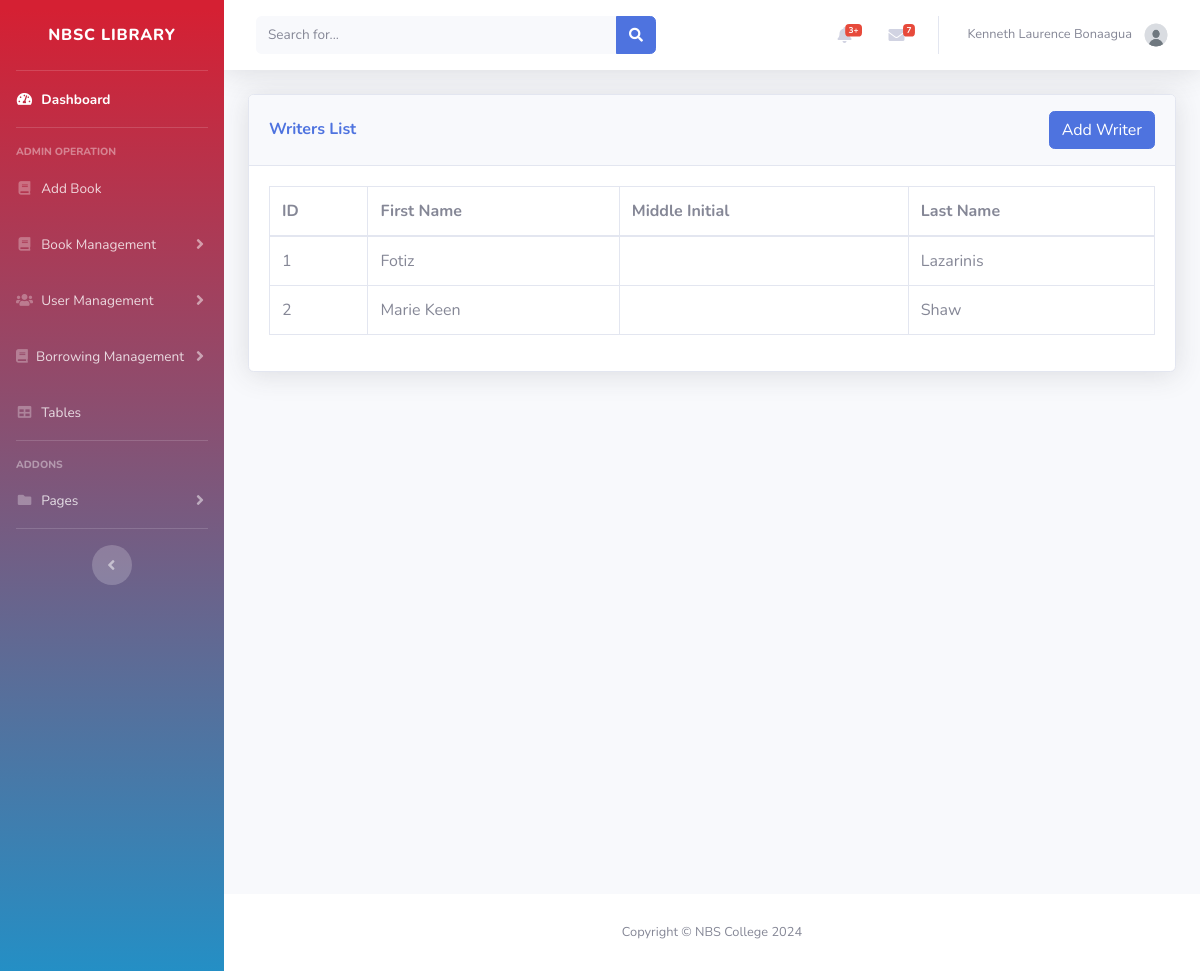
Page /Admin/writers_list.php (signed in) on the earlier database version.
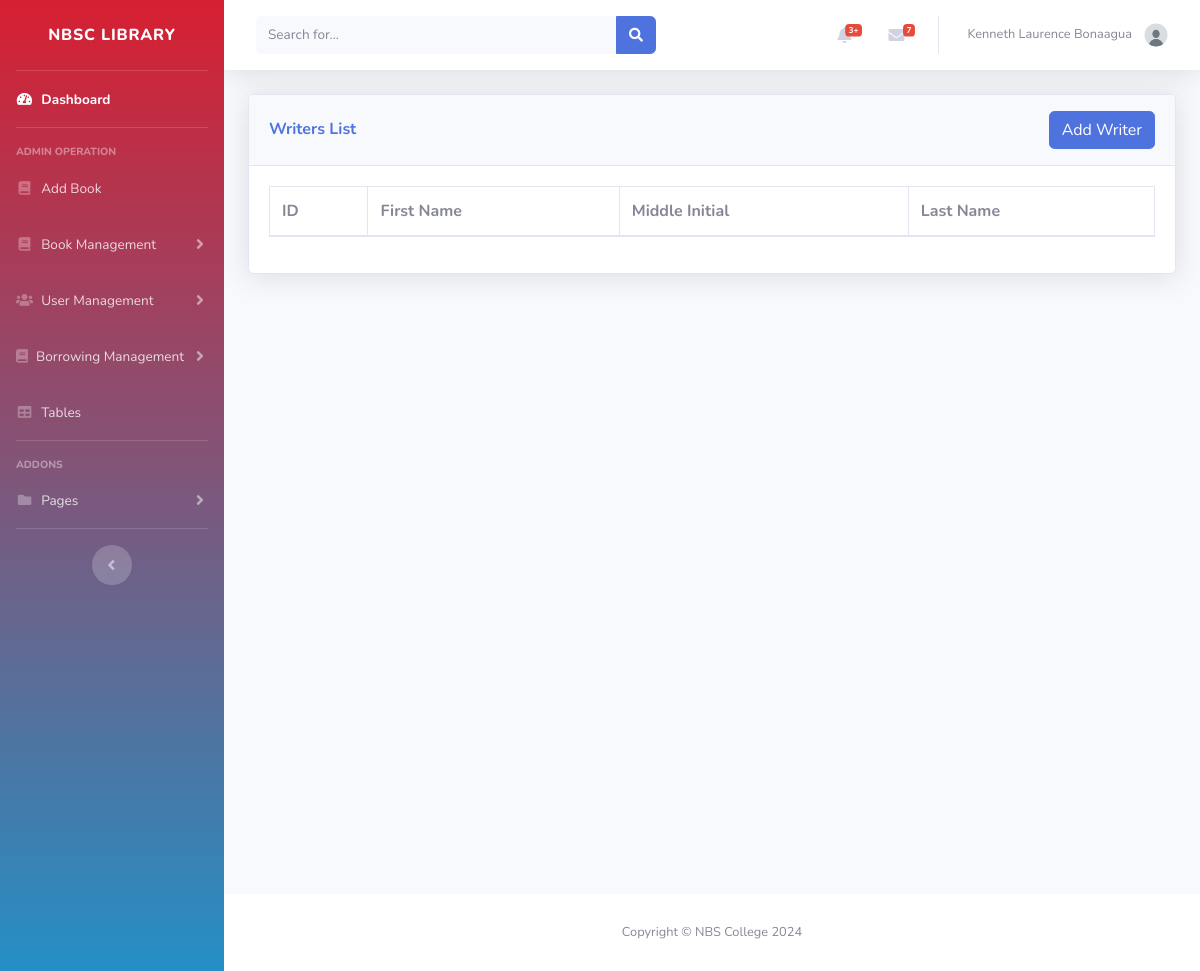
Same page on the later database version.
### tables this page shows
CREATE TABLE `writers` (
  `id` int(11) NOT NULL,
  `firstname` varchar(100) DEFAULT NULL,
  `middle_init` varchar(100) DEFAULT NULL,
  `lastname` varchar(100) DEFAULT NULL
);

### Admin/writers_list.php (the view, shortened to what this page needs)
<?php
include '../admin/inc/header.php';
include '../db.php';
$sql = "SELECT id, firstname, middle_init, lastname FROM writers";
$result = $conn->query($sql);
?>
<div id="content" class="d-flex flex-column min-vh-100">
    <div class="container-fluid">
        <div class="card shadow mb-4">
            <div class="card-header py-3 d-flex justify-content-between align-items-center">
                <h6 class="m-0 font-weight-bold text-primary">Writers List</h6>
                <button class="btn btn-primary" data-toggle="modal" data-target="#addWriterModal">Add Writer</button>
            </div>
            <div class="card-body">
                <div class="table-responsive">
                    <table class="table table-bordered" id="dataTable" width="100%" cellspacing="0">
                        <thead>
                            <tr>
                                <th>ID</th>
                                <th>First Name</th>
                                <th>Middle Initial</th>
                                <th>Last Name</th>
                            </tr>
                        </thead>
                        <tbody>
                            <?php
                            if ($result->num_rows > 0) {
                                while ($row = $result->fetch_assoc()) {
                                    echo "<tr>
                                            <td>" . $row['id'] . "</td>
                                            <td>" . $row['firstname'] . "</td>
                                            <td>" . $row['middle_init'] . "</td>
                                            <td>" . $row['lastname'] . "</td>
                                          </tr>";
                                }
                            }
                            ?>
                        </tbody>
                    </table>
                </div>
            </div>
        </div>
    </div>
</div>
<?php include '../Admin/inc/footer.php' ?>

Differences in the rows shown:
removed writers: id "1", firstname "Fotiz", lastname "Lazarinis"
removed writers: id "2", firstname "Marie Keen", lastname "Shaw"
